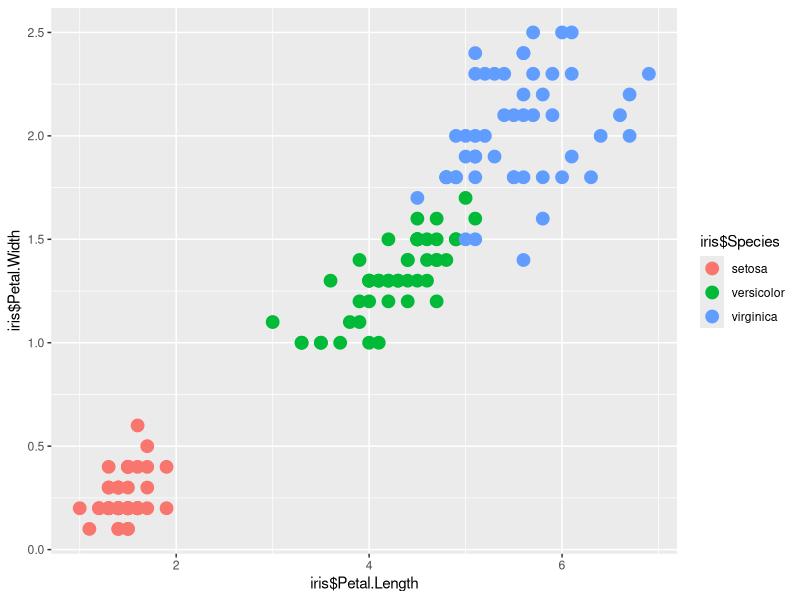
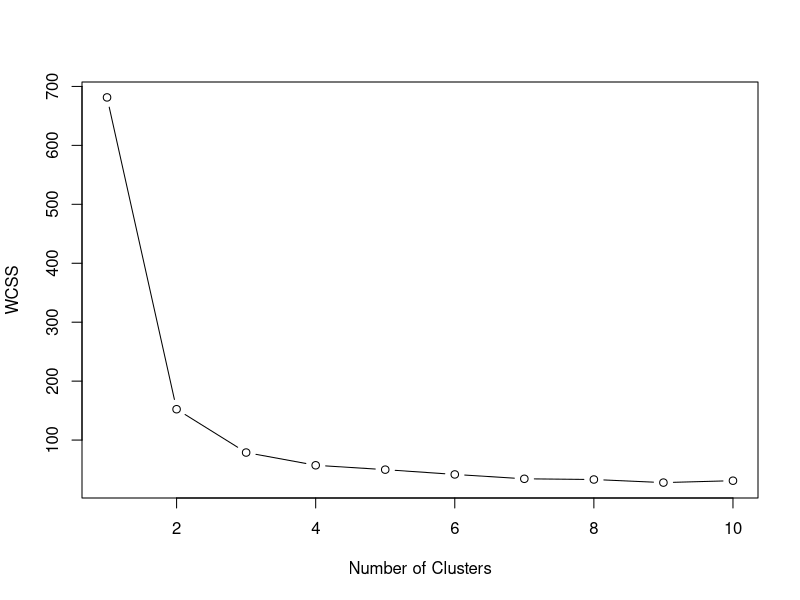
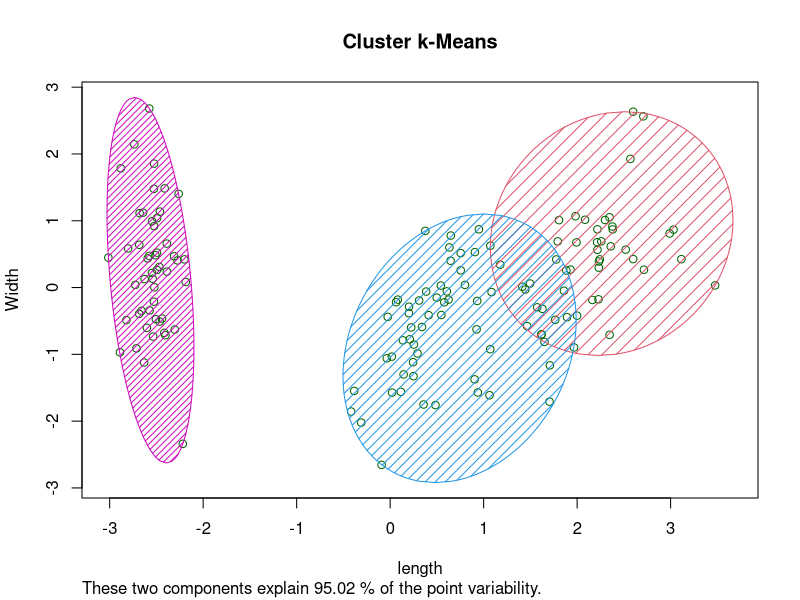

Source code (R) for these figures, in order:
#####################k-mean#########################################
#data Visualization
head(iris)
library(ggplot2)
ggplot(data = iris, aes(x=iris$Petal.Length, y = iris$Petal.Width, color = iris$Species)) + 
  geom_point(size = 4)



#elbowMethod
set.seed(123)
wcss <- vector()
for(i in 1:10){
  wcss[i]<- sum(kmeans(iris[,1:4],i)$withinss)
}
plot(1:10,wcss,type = "b",xlab = "Number of Clusters", ylab = "WCSS")
###############################################
#ElbowMethod shows 2 clusters as optimum but as we know the dataset in prior we are going with three clusters. It shows that elbow method is just a helper method it is by no means a sure shot solution for selection of k
###############################################
#implemet k-mean

set.seed(101)
irisCLuster <- kmeans(iris[,1:4],3,iter.max = 300, nstart = 30)


#confusionMatrix
cm <- table(irisCLuster$cluster, iris$Species)

###K-mean Visualization
#clusplot explains the most 2 features which have most impact on the data.
library(cluster)
clusplot(iris,irisCLuster$cluster,lines = 0,shade = T, color = T, labels = 0, plotchar = F, span = T, main = "Cluster k-Means", ylab = "Width", xlab = "length")



